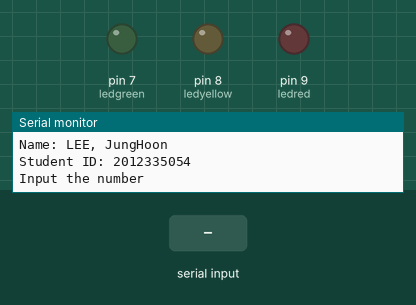
Simulated run of this sketch. Board: Arduino Uno, built with avr-gcc and run on an emulated ATmega328P. Parts: output pins drawn as LEDs (lit = HIGH), the last lines printed to the serial monitor. The test bench sets the inputs (shaded band).

Above: at 1.2 s.
1.3 s: "6" received over Serial
At 2.1 s:
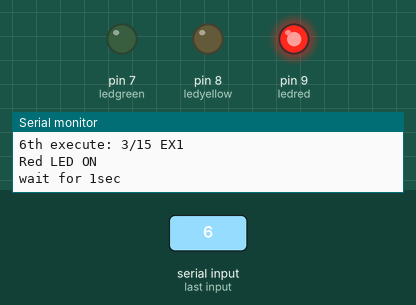
At 3.0 s:
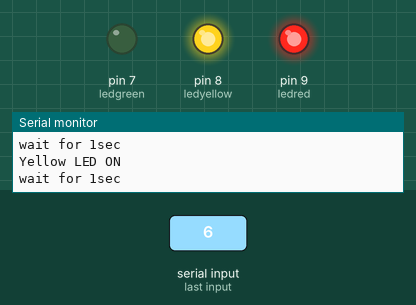
4.3 s: "2" received over Serial
7.3 s: "3" received over Serial
At 8.1 s:
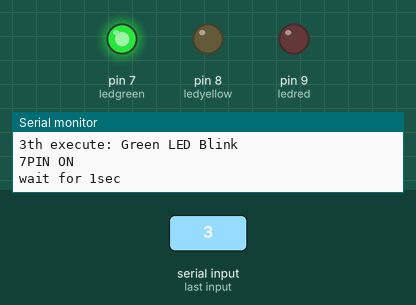
Timing chart, 0 to 10.3 s (numbered marks = the images above; inputs shaded):
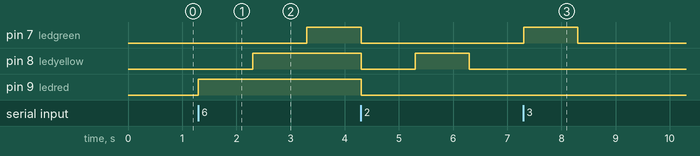

Measured:
- after the input at 1.3 s, pin 7 (ledgreen): LOW → HIGH after 2.0 s; pin 8 (ledyellow): LOW → HIGH after 1.0 s; pin 9 (ledred): LOW → HIGH at once
- after the input at 7.3 s, pin 7 (ledgreen): LOW → HIGH at once, → LOW 1.0 s later

The sketch:

serial_blink.ino
```cpp
const int ledred=9;
const int ledyellow=8;
const int ledgreen=7;
char data;

void setup()
{
  pinMode(ledred, OUTPUT);
  pinMode(ledyellow, OUTPUT);
  pinMode(ledgreen, OUTPUT);

  Serial.begin(9600);
  Serial.println("");
  Serial.println("Name: LEE, JungHoon");
  Serial.println("Student ID: 2012335054");
  Serial.println("\nInput the number");
}

void loop()
{
  if(Serial.available()>0)
  {
    data=Serial.read();
    Serial.println(data);
    switch(data)
    {
      case '1':
      Serial.println("1th execute: Red LED Blink");
      blink(ledred);
      break;

      case '2':
      Serial.println("2th execute: Yellow LED Blink");
      blink(ledyellow);
      break;

      case '3':
      Serial.println("3th execute: Green LED Blink");
      blink(ledgreen);
      break;

      case '4':
      Serial.println("4th execute: ALL LED ON");
      digitalWrite(ledred, HIGH);
      digitalWrite(ledyellow, HIGH);
      digitalWrite(ledgreen, HIGH);
      break;

      case '5':
      Serial.println("5th execute: ALL LED OFF");
      digitalWrite(ledred, LOW);
      digitalWrite(ledyellow, LOW);
      digitalWrite(ledgreen, LOW);
      break;

      case '6':
      Serial.println("6th execute: 3/15 EX1");
      digitalWrite(ledred, HIGH);
      Serial.println("Red LED ON");
      Serial.println("wait for 1sec");
      delay(1000);
      digitalWrite(ledyellow, HIGH);
      Serial.println("Yellow LED ON");
      Serial.println("wait for 1sec");
      delay(1000);
      digitalWrite(ledgreen, HIGH);
      Serial.println("Green LED ON");
      Serial.println("wait for 1sec");
      delay(1000);
      digitalWrite(ledred, LOW);
      digitalWrite(ledyellow, LOW);
      digitalWrite(ledgreen, LOW);
      Serial.println("All LED OFF");
      Serial.println("wait for 1sec");
      delay(1000);
      break;

      case '7':
      Serial.println("7th execute: traffic");
      digitalWrite(ledred, HIGH);
      Serial.println("Red LED ON");
      Serial.println("wait for 5sec");
      delay(5000);
      digitalWrite(ledyellow, HIGH);
      Serial.println("Yellow LED ON");
      Serial.println("wait for 2sec");
      delay(2000);
      digitalWrite(ledred, LOW);
      digitalWrite(ledyellow, LOW);
      Serial.println("Red & Yellow LED OFF");
      for(int i=0; i<5;i++)
      {
        blink(ledgreen);
      }
      digitalWrite(ledyellow, HIGH);
      Serial.println("Yellow LED ON");
      Serial.println("wait for 2sec");
      delay(2000);
      digitalWrite(ledyellow, LOW);
      Serial.println("Yellow LED OFF");
      break;

      case '8':
      Serial.println("8th execute: 3 color LED on/off");
      for(int i=0; i<8; i++)
        blink(ledred);
      for(int i=0; i<4; i++)
        blink(ledyellow);
      for(int i=0; i<2; i++)
        blink(ledgreen);
      break;

      default:
      Serial.println("Error");
      break;
    }
  }
}
void blink(int number)
{
  digitalWrite(number, HIGH);
  Serial.print(number);
  Serial.println("PIN ON");
  Serial.println("wait for 1sec");
  delay(1000);
  digitalWrite(number, LOW);
  Serial.print(number);
  Serial.println("PIN OFF");
  Serial.println("wait for 1sec");
  delay(1000);
}
```
